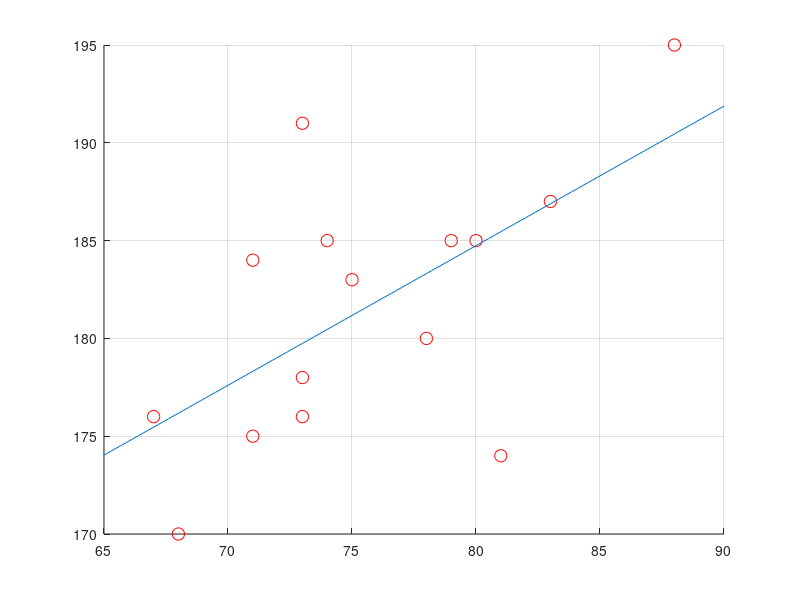

Here is the MATLAB script that generated this plot:
%% 使用ML的梯度下降法迭代计算参数
clear all;
clc;

x = [75, 71, 83, 74, 73, 67, 79, 73, 88, 80, 81, 78, 73, 68, 71]';
y = [183, 175, 187, 185, 176, 176, 185, 191, 195 ,185, 174, 180, 178, 170, 184]';

%% 解析解
X =[ones(15, 1), x]; %生成x的转置扩充数据

X_T = transpose(X);  %转置
a_start = inv(X_T * X)*X_T*y; % inv计算矩阵的拟，得到线性估计的参数a和b，这里是解析解

x_draw = 65:0.1:90;
scatter(X(:, 2), y, 80, "r");   % 原始数据的散点图
hold on;
plot(x_draw, a_start(2)*x_draw+a_start(1)); % 解析解的线性回归结果
grid on;

%% 梯度下降回归解
%     1、定义参数，初始化矩阵
 %    2、while 循环 y = y - lr * x'
 ab_start = [100 ; 2];   % 设置一个初始值
 
 % 学习率
 %learning_reate = 0.00002; 
 learning_reate = [0.001 0; 0 0.00001]; % 使用二阶学习率适应原始数据的倍率
    
 % 迭代
 for i = 1:100000
       ab_start = ab_start - learning_reate * X_T *( -y +X* ab_start);  % 计算代价函数对参数矩阵的梯度，用原参数减学习率乘梯度
 end
 